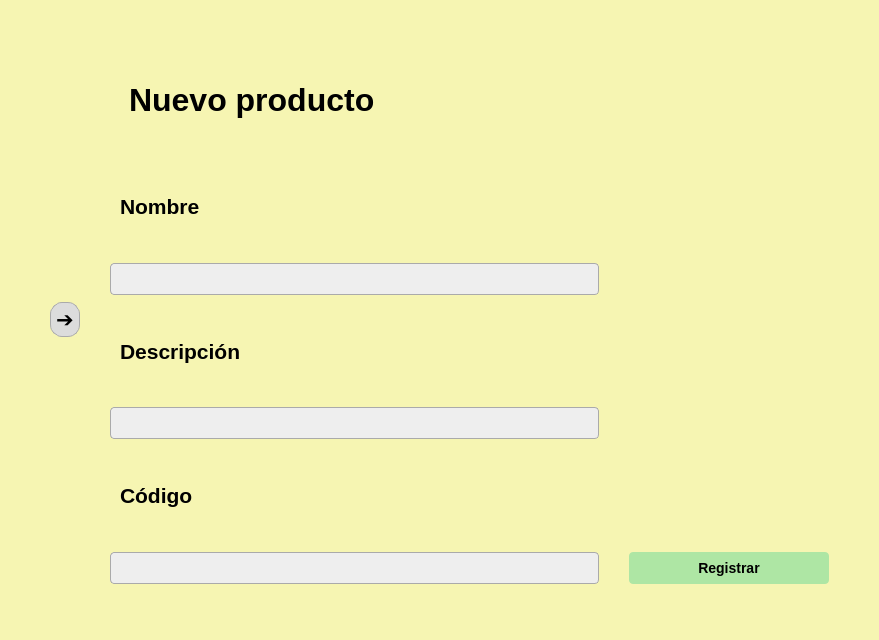
<?xml version="1.0" encoding="UTF-8"?>
<ui version="4.0">
 <class>Form</class>
 <widget class="QWidget" name="Form">
  <property name="geometry">
   <rect>
    <x>0</x>
    <y>0</y>
    <width>879</width>
    <height>640</height>
   </rect>
  </property>
  <property name="windowTitle">
   <string>Form</string>
  </property>
  <property name="styleSheet">
   <string notr="true">QWidget {
    background-color: #f6f5b2;
	font-family: Arial, Helvetica, sans-serif;
    color: #000000;
}

QLabel#labelTitulo {
    font-weight: bold;
    color: #000000;
    padding: 10px;
}

QLabel {
    font-weight: bold;
    color: #000;
    padding: 4px;
}

QLineEdit {
    background-color: #eeeeee;
    border: 1px solid #aaa;
    border-radius: 4px;
    padding: 6px;
    font-size: 14px;
}
QLineEdit:focus {
    border: 1px solid #5a8dee;
    background-color: #ffffff;
}

QPushButton#btnRegistrar {
    background-color: #aee6a4;
    border: none;
    border-radius: 4px;
    padding: 8px 20px;
    font-size: 14px;
    font-weight: bold;
    color: #000000;
}
QPushButton#btnRegistrar:hover {
    background-color: #94d98a;
}

QPushButton#btnLateral {
    background-color: #dcdcdc;
    border: 1px solid #aaa;
    border-radius: 12px;
    padding: 4px;
}
QPushButton#btnLateral:hover {
    background-color: #c6c6c6;
}
</string>
  </property>
  <layout class="QVBoxLayout" name="verticalLayout_5">
   <property name="leftMargin">
    <number>50</number>
   </property>
   <property name="topMargin">
    <number>50</number>
   </property>
   <property name="rightMargin">
    <number>50</number>
   </property>
   <property name="bottomMargin">
    <number>50</number>
   </property>
   <item>
    <layout class="QHBoxLayout" name="horizontalLayout">
     <property name="spacing">
      <number>30</number>
     </property>
     <item>
      <widget class="QPushButton" name="btnLateral">
       <property name="minimumSize">
        <size>
         <width>30</width>
         <height>30</height>
        </size>
       </property>
       <property name="font">
        <font>
         <family>Arial</family>
         <pointsize>16</pointsize>
        </font>
       </property>
       <property name="text">
        <string>➔</string>
       </property>
      </widget>
     </item>
     <item>
      <layout class="QVBoxLayout" name="verticalLayout">
       <property name="spacing">
        <number>0</number>
       </property>
       <property name="sizeConstraint">
        <enum>QLayout::SetDefaultConstraint</enum>
       </property>
       <property name="bottomMargin">
        <number>6</number>
       </property>
       <item>
        <widget class="QLabel" name="labelTitulo">
         <property name="maximumSize">
          <size>
           <width>16777215</width>
           <height>100</height>
          </size>
         </property>
         <property name="font">
          <font>
           <family>Arial</family>
           <pointsize>24</pointsize>
           <weight>75</weight>
           <bold>true</bold>
          </font>
         </property>
         <property name="text">
          <string>Nuevo producto</string>
         </property>
        </widget>
       </item>
       <item>
        <layout class="QVBoxLayout" name="verticalLayout_4">
         <item>
          <widget class="QLabel" name="labelNombre">
           <property name="font">
            <font>
             <family>Arial</family>
             <pointsize>16</pointsize>
             <weight>75</weight>
             <bold>true</bold>
            </font>
           </property>
           <property name="text">
            <string>Nombre</string>
           </property>
          </widget>
         </item>
         <item>
          <widget class="QLineEdit" name="lineEditNom"/>
         </item>
         <item>
          <widget class="QLabel" name="labelDescripcion">
           <property name="font">
            <font>
             <family>Arial</family>
             <pointsize>16</pointsize>
             <weight>75</weight>
             <bold>true</bold>
            </font>
           </property>
           <property name="text">
            <string>Descripción</string>
           </property>
          </widget>
         </item>
         <item>
          <widget class="QLineEdit" name="lineEditDesc"/>
         </item>
         <item>
          <widget class="QLabel" name="labelCodigo">
           <property name="font">
            <font>
             <family>Arial</family>
             <pointsize>16</pointsize>
             <weight>75</weight>
             <bold>true</bold>
            </font>
           </property>
           <property name="text">
            <string>Código</string>
           </property>
          </widget>
         </item>
         <item>
          <widget class="QLineEdit" name="lineEditCod"/>
         </item>
        </layout>
       </item>
      </layout>
     </item>
     <item>
      <layout class="QVBoxLayout" name="verticalLayout_3" stretch="0,0">
       <property name="spacing">
        <number>6</number>
       </property>
       <property name="bottomMargin">
        <number>6</number>
       </property>
       <item>
        <spacer name="verticalSpacer">
         <property name="orientation">
          <enum>Qt::Vertical</enum>
         </property>
         <property name="sizeHint" stdset="0">
          <size>
           <width>20</width>
           <height>20</height>
          </size>
         </property>
        </spacer>
       </item>
       <item>
        <widget class="QPushButton" name="btnRegistrar">
         <property name="minimumSize">
          <size>
           <width>200</width>
           <height>0</height>
          </size>
         </property>
         <property name="text">
          <string>Registrar</string>
         </property>
        </widget>
       </item>
      </layout>
     </item>
    </layout>
   </item>
  </layout>
 </widget>
 <resources/>
 <connections/>
</ui>
